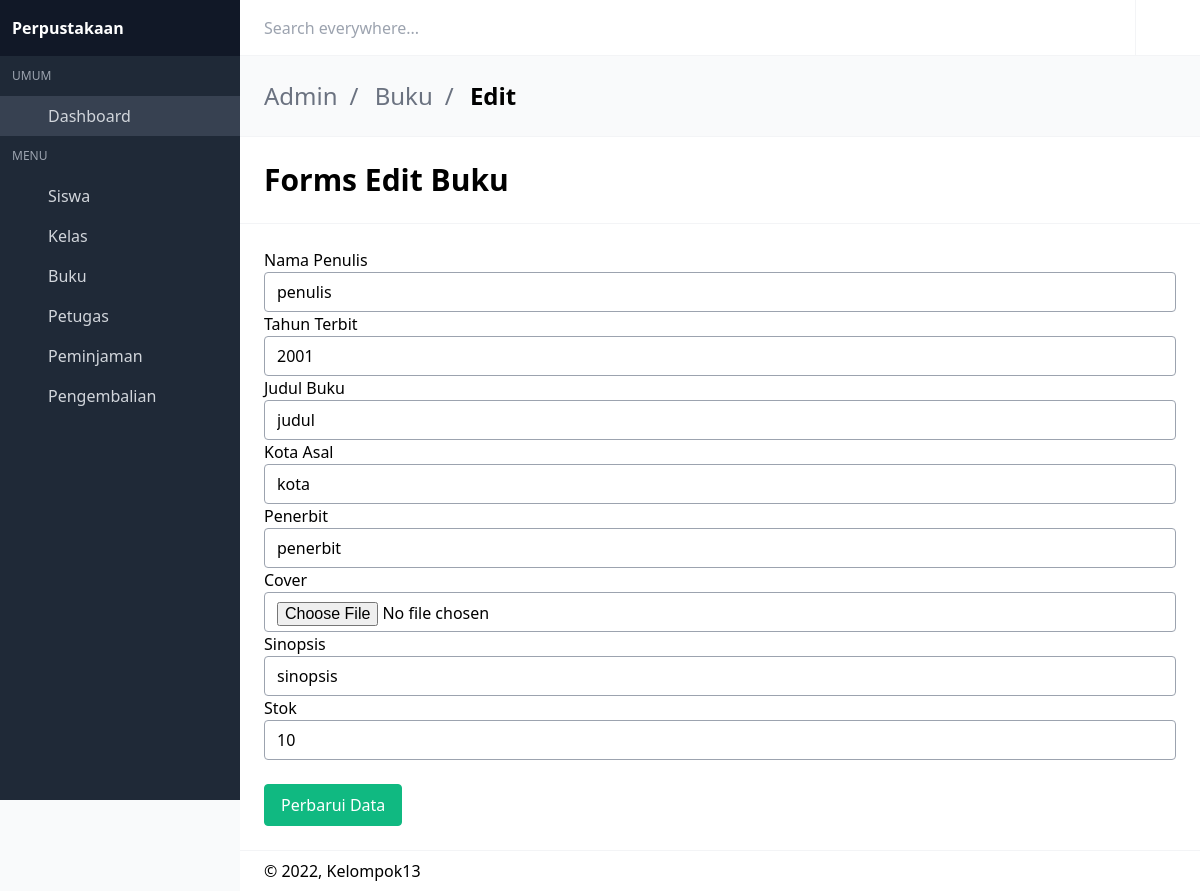
Page /main/admin/editbuku.php?id_buku=1 (signed in) on the earlier database version.
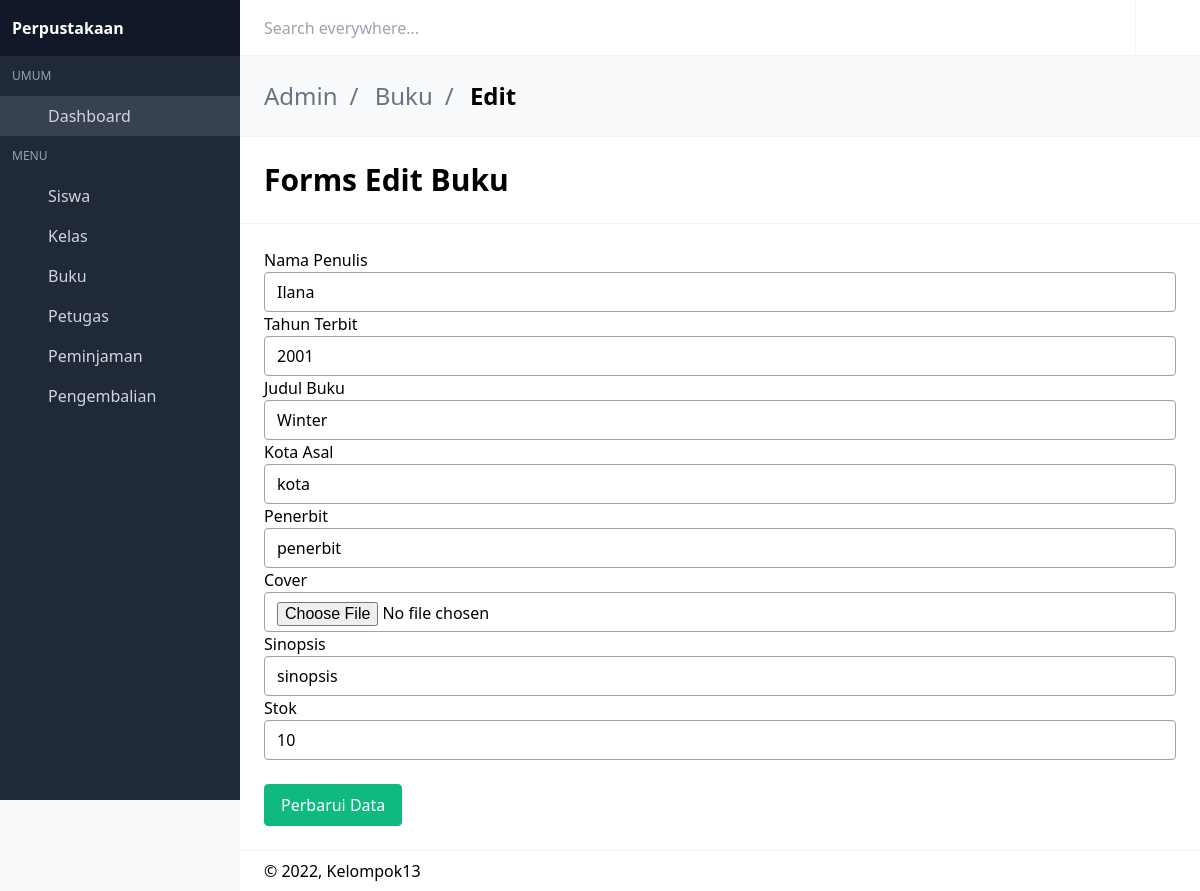
Same page on the later database version.
### tables this page shows
CREATE TABLE `buku` (
  `id_buku` int(11) NOT NULL,
  `penulis` varchar(50) NOT NULL,
  `tahun` year(4) NOT NULL,
  `judul` varchar(255) NOT NULL,
  `kota` varchar(50) NOT NULL,
  `penerbit` varchar(255) NOT NULL,
  `cover` varchar(255) NOT NULL,
  `sinopsis` text NOT NULL,
  `stok` int(3) NOT NULL
);

### main/admin/editbuku.php (the view, shortened to what the changed rows need)
<?php
include_once("config.php");
?>
<?php
$id_buku = $_GET['id_buku'];
$result = mysqli_query($conn, "SELECT * FROM buku WHERE id_buku=$id_buku");
while($data = mysqli_fetch_array($result))
{
  $penulis = $data['penulis'];
  $tahun = $data['tahun'];
  $judul = $data['judul'];
  $kota = $data['kota'];
  $penerbit = $data['penerbit'];
  $sinopsis = $data['sinopsis'];
  $stok = $data['stok'];
  $file = $data['cover'];
}
?>
<!DOCTYPE html>
<html lang="en" class="">
<head>
  <link rel="stylesheet" href="css/main.css?v=1628755089081">
</head>
<body>
<div id="app">
<section class="is-hero-bar">
  <div class="flex flex-col md:flex-row items-center justify-between space-y-6 md:space-y-0">
    <h1 class="title">
      Forms Edit Buku
    </h1>
  </div>
</section>
<section class="is-hero-bar">
<form name="update_user" method="post" enctype="multipart/form-data" action="">
<div class="mb-3">
<label class="form-lable">Nama Penulis</label>
<input type="text" class="input" name="penulis" value=<?php echo $penulis;?>>
</div>
<div class="mb-3">
<label class="form-lable">Tahun Terbit</label>
<input type="number" class="input" name="tahun" value=<?php echo $tahun;?>>
</div>
<div class="mb-3">
<label class="form-lable">Judul Buku</label>
<input type="text" class="input" name="judul" value=<?php echo $judul;?>>
</div>
<div class="mb-3">
<label class="form-lable">Kota Asal</label>
<input type="text" class="input" name="kota" value=<?php echo $kota;?>>
</div>
<div class="mb-3">
<label class="form-lable">Penerbit</label>
<input type="text" class="input" name="penerbit" value=<?php echo $penerbit;?>>
</div>
<div class="mb-3">
<label class="form-lable">Cover</label>
<input type="file" class="input" name="cover" value=<?php echo $file;?>>
</div>
<div class="mb-3">
<label class="form-lable">Sinopsis</label>
<input type="text" class="input" name="sinopsis" value=<?php echo $sinopsis;?>>
</div>
<div class="mb-3">
<label class="form-lable">Stok</label>
<input type="number" class="input" name="stok" value=<?php echo $stok;?>>
</div>
<br>
</form>
</section>
</div>
<link rel="stylesheet" href="https://cdn.materialdesignicons.com/4.9.95/css/materialdesignicons.min.css">
</body>
</html>

Differences in the rows shown:
changed buku "kota": penulis "penulis" → "Ilana"; judul "judul" → "Winter"
